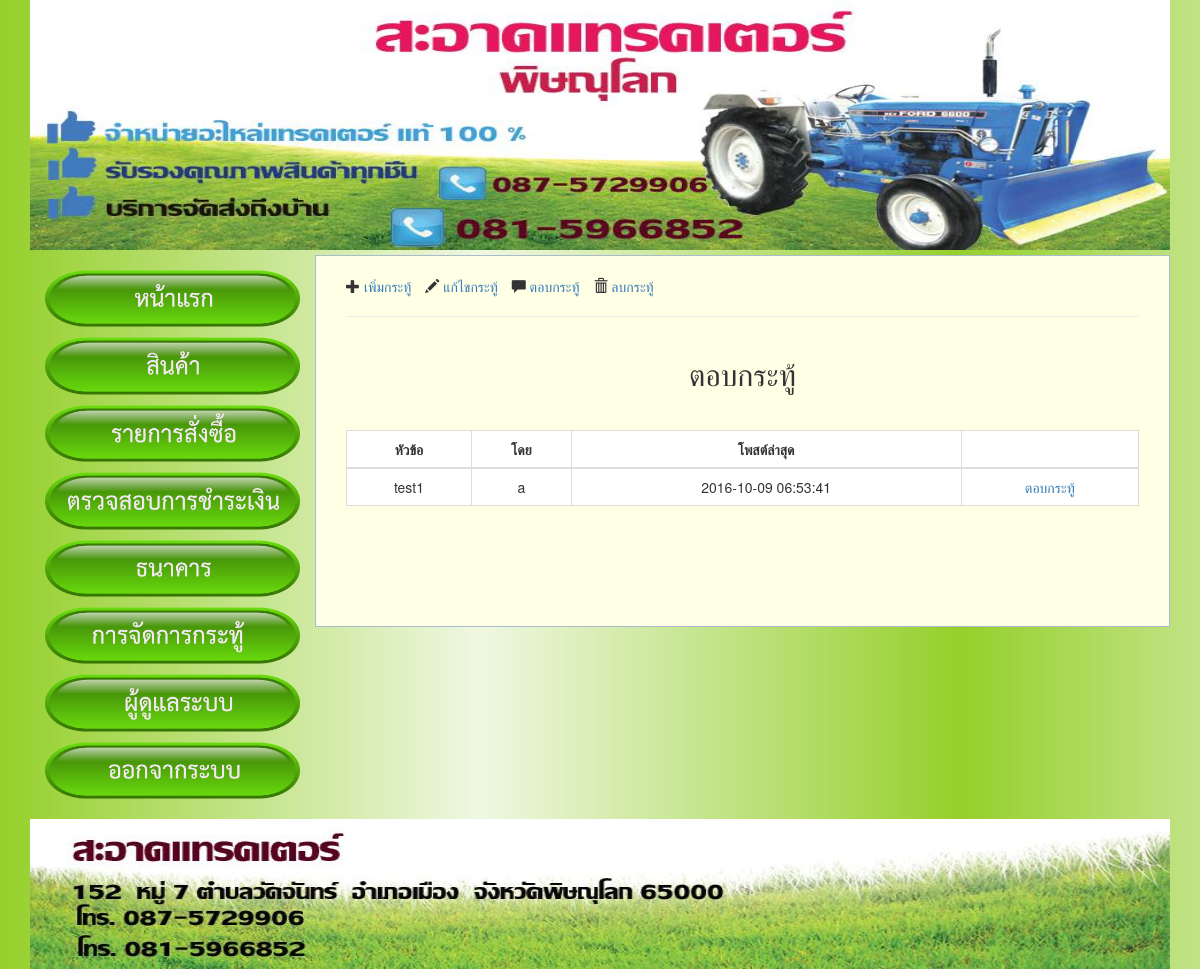
Before: /admin/reply_topic.php (signed in) with the older database file.
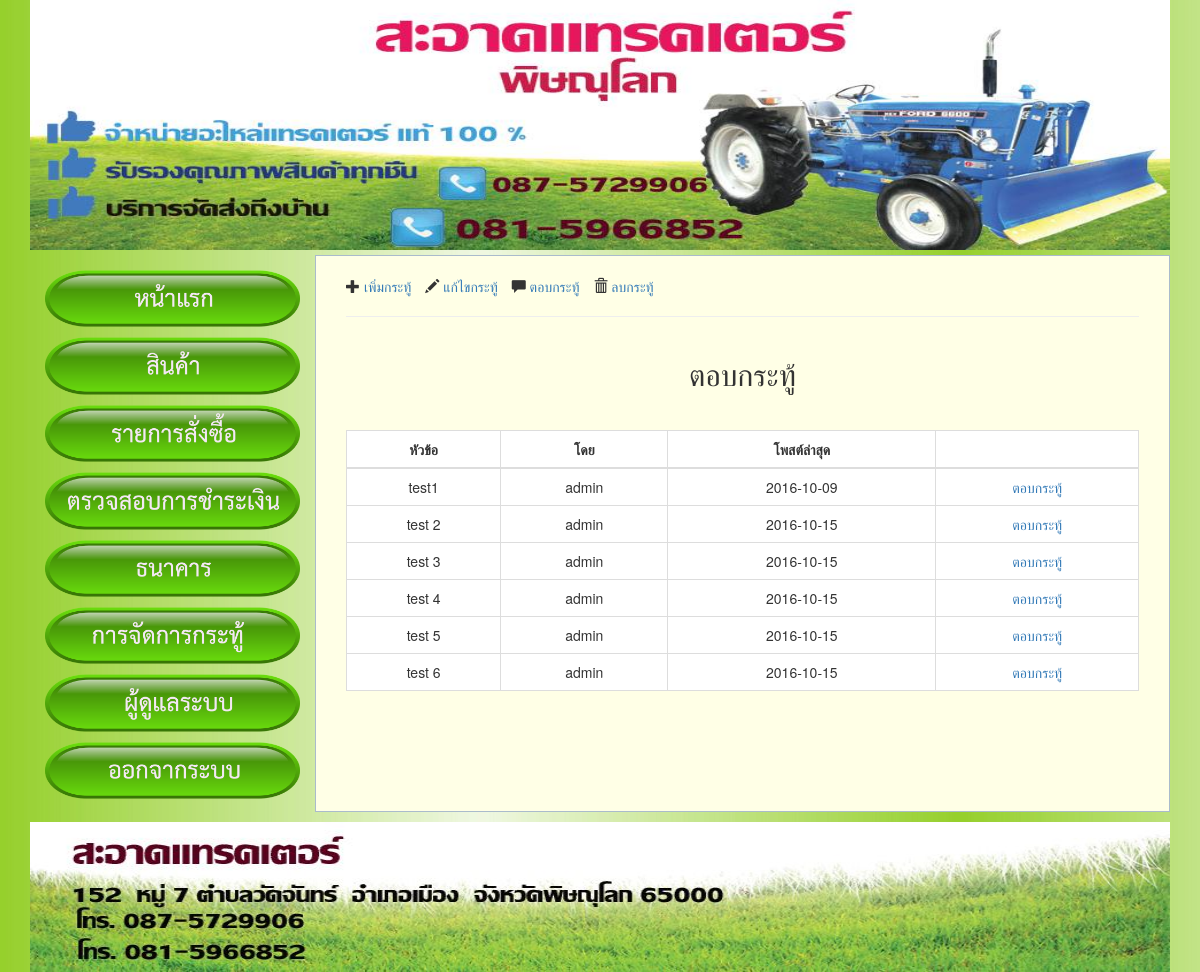
After: the same page with the newer database file.
### tables this page shows
CREATE TABLE `tb_webboard` (
  `id` int(11) NOT NULL,
  `topic` varchar(255) DEFAULT NULL,
  `name` varchar(255) DEFAULT NULL,
  `email` varchar(255) DEFAULT NULL,
  `detail` varchar(255) DEFAULT NULL,
  `picture` varchar(255) DEFAULT NULL,
  `created_at` date DEFAULT NULL
);

### admin/reply_topic.php (the view, shortened to what this page needs)
<?php
  include('header.php');
?>
<div class="row">
  <div class="col-md-12">
    <?php include('menu.php'); ?>
    <div class="col-md-9" style="background-color: #ffffe6; border: 1px solid #abc; margin-top: 5px; padding-bottom: 100px;">
      <div class="col-md-12" style="margin-top: 20px;">
        <i class="glyphicon glyphicon-plus"></i> <a href="create_topic.php" style="margin-right: 10px;">เพิ่มกระทู้</a>
        <i class="glyphicon glyphicon-pencil"></i> <a href="edit_topic.php" style="margin-right: 10px;">แก้ไขกระทู้</a>
        <i class="glyphicon glyphicon-comment"></i> <a href="reply_topic.php" style="margin-right: 10px;">ตอบกระทู้</a>
        <i class="glyphicon glyphicon-trash"></i> <a href="delete_topic.php" style="margin-right: 10px;">ลบกระทู้</a>
        <hr size="1">
      </div>
      <div class="col-md-12 text-center">
        <h2>ตอบกระทู้</h2>
      </div>
      <div class="col-md-12" style="margin-top: 30px;">
        <table class="table table-bordered">
          <thead>
            <tr>
              <th>หัวข้อ</th>
              <th>โดย</th>
              <th>โพสต์ล่าสุด</th>
              <th></th>
            </tr>
          </thead>
          <tbody>
            <?php
              $sql = "SELECT * FROM tb_webboard";
              $result = mysqli_query($conn, $sql);
              while ($row = mysqli_fetch_array($result, MYSQL_ASSOC)) {
                echo '
                  <tr>
                    <td>'.$row['topic'].'</td>
                    <td>'.$row['name'].'</td>
                    <td>'.$row['created_at'].'</td>
                    <td><a href="reply_topic_form.php?id='.$row['id'].'">ตอบกระทู้</a></td>
                  </tr>
                ';
              }
            ?>
          </tbody>
        </table>
      </div>
    </div>
  </div>
</div>
<?php include('footer.php'); ?>

Changed rows visible on the page:
changed tb_webboard "test1": name "a" → "admin"; created_at "2016-10-09 06:53:41" → "2016-10-09"
added tb_webboard: topic "test 2", name "admin", created_at "2016-10-15"
added tb_webboard: topic "test 3", name "admin", created_at "2016-10-15"
added tb_webboard: topic "test 4", name "admin", created_at "2016-10-15"
added tb_webboard: topic "test 5", name "admin", created_at "2016-10-15"
added tb_webboard: topic "test 6", name "admin", created_at "2016-10-15"
